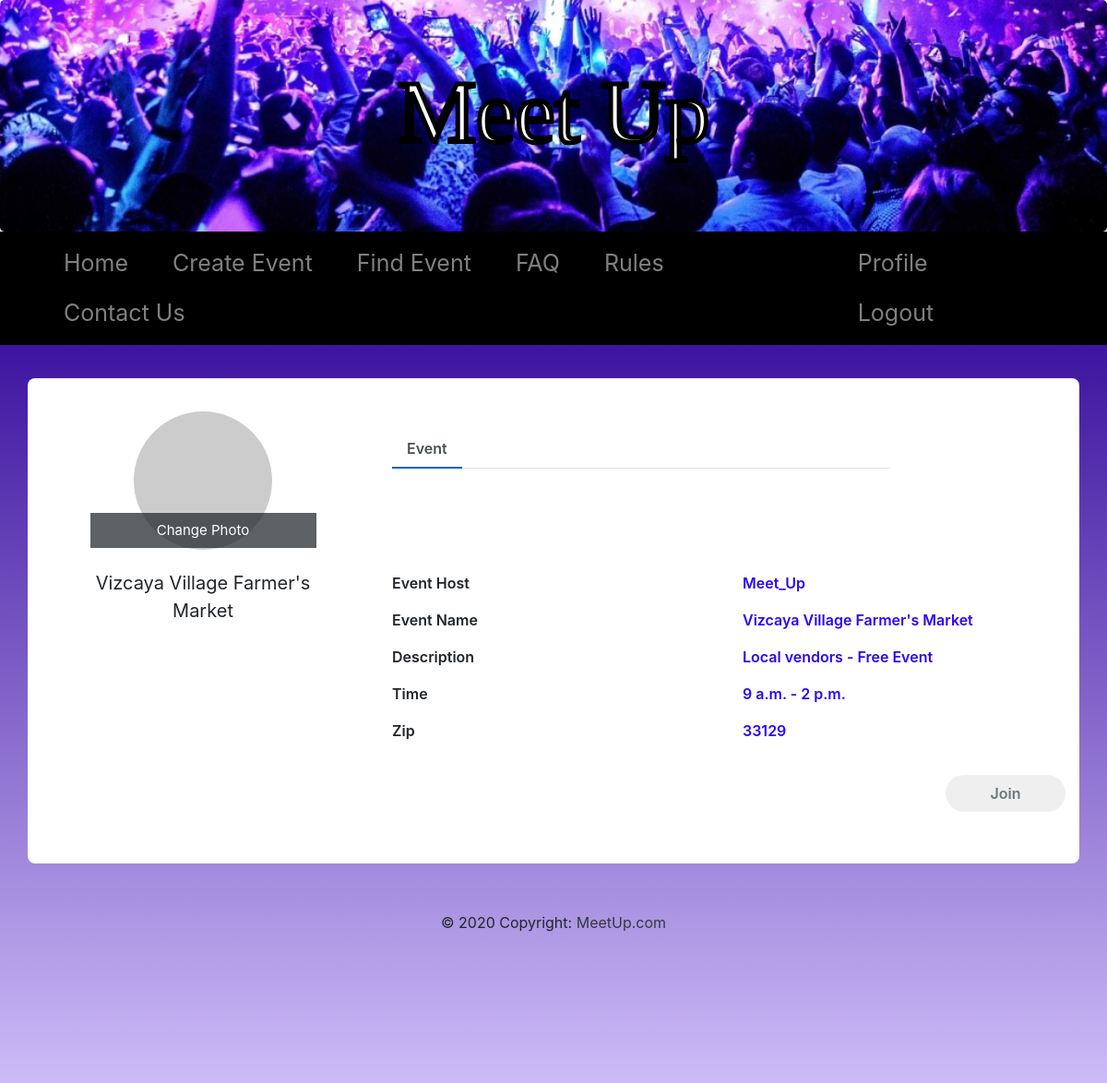
The page /meet/event_view/?event_id=1 (signed in) on the database its author committed.
### pages/models.py (models this page shows)
class Event(models.Model):
    host = models.ForeignKey(User, on_delete=models.CASCADE, related_name='hosted_events')
    name = models.CharField(max_length=64)
    description = models.TextField(max_length=256, default='')
    date = models.DateField(default=datetime.date.today)
    start_time = models.TimeField(default=datetime.time.min)
    end_time = models.TimeField(default=datetime.time.max)
    attendees = models.ManyToManyField(User, related_name='joined_events')
    zip_code = models.CharField(max_length=5, default='00000')

### meeting/views.py (the view)
# urls.py: path('event_view/', MeetingView.as_view(), name='event_view')
class MeetingView(LoginRequiredMixin,View):
    def get(self, request, *args, **kwargs):
        event_id = request.GET['event_id']
        event = Event.objects.get(pk=event_id)
        dict = model_to_dict(event)
        if request.user in event.attendees.all():
            return render(request, 'event_view.html', {'event': event, 'attendance': "Yes"})
        else:
            return render(request, 'event_view.html', {'event': event, 'attendance': "No"})

### templates/event_view.html (shortened to what this page needs)
{% extends "index.html" %}
{% block main_content %}
<head>
  <link href="//maxcdn.bootstrapcdn.com/bootstrap/4.1.1/css/bootstrap.min.css" rel="stylesheet" id="bootstrap-css">
</head>
<div class="container emp-profile">
            <form method="post">
                <div class="row">
                    <div class="col-md-4">
                        <div class="profile-img">
                            <img  src="http://via.placeholder.com/100x100" alt="Avatar" style="border-radius: 50%;width:150px">
                            <div class="file btn btn-lg btn-primary" >
                                Change Photo
                            </div>
                        </div>
                    </div>
                    <div class="col-md-6">
                        <div class="profile-head">
                            <ul class="nav nav-tabs" id="myTab" role="tablist">
                                <li class="nav-item">
                                    <a class="nav-link active" id="home-tab" data-toggle="tab" href="#home" role="tab" aria-controls="home" aria-selected="true">Event</a>
                                </li>
                            </ul>
                        </div>
                    </div>
                </div>
                <div class="row">
                    <div class="col-md-4">
                        <div class="profile-work">
       <center> <h style="font-size:20px;">{{ event.name }}</h><br/>
                        </div>
                    </div>
                    <div class="col-md-8">
                        <div class="tab-content profile-tab" id="myTabContent">
                            <div class="tab-pane fade show active" id="home" role="tabpanel" aria-labelledby="home-tab">
                                   <div class="row">
                                            <div class="col-md-6">
                                                <label>Event Host</label>
                                            </div>
                                            <div class="col-md-6">
                                                <p>{{ event.host }}</p>
                                            </div>
                                        </div>
                                        <div class="row">
                                            <div class="col-md-6">
                                                <label>Event Name</label>
                                            </div>
                                            <div class="col-md-6">
                                                <p>{{ event.name }}</p>
                                            </div>
                                        </div>
                                        <div class="row">
                                            <div class="col-md-6">
                                                <label>Description</label>
                                            </div>
                                            <div class="col-md-6">
                                                <p>{{ event.description }}</p>
                                            </div>
                                        </div>
                                        <div class="row">
                                            <div class="col-md-6">
                                                <label>Time</label>
                                            </div>
                                            <div class="col-md-6">
                                                <p>{{ event.start_time }} - {{ event.end_time }}</p>
                                            </div>
                                        </div>
                                        <div class="row">
                                            <div class="col-md-6">
                                                <label>Zip</label>
                                            </div>
                                            <div class="col-md-6">
                                                <p>{{ event.zip_code }}</p>
                                            </div>
                                        </div>
                   {% if attendance == "No" %}
                               <a href="{% url 'join_event' operation='join_meeting' event_id=event.id %}">
                                      <button type="button" class="profile-edit-btn" name="btnJoin" value="Join"> Join </button>
                               </a>
                   {% else %}
                                <a href="{% url 'join_event' operation='leave_meeting' event_id=event.id %}">
                                      <button type="button" class="profile-edit-btn" name="btnJoin" value="Leave"> Withdraw </button>
                                </a>
                   {% endif %}
                            </div>
                        </div>
                    </div>
                </div>
            </form>
        </div>
{% endblock %}

### rows shown on the page
Event: name "Vizcaya Village Farmer's Market", host "Meet_Up", description "Local vendors - Free Event", start_time "9 a.m.", end_time "2 p.m.", zip_code "33129"
